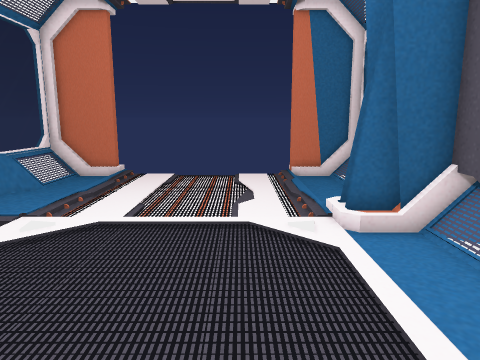
view 1 (above)

15 first-person views from a walk through a 3-D level made in the Unity game engine. The camera is 1.3 m above the floor, tilts 10° down and sees 70° across. The floor is counted in squares, 0.5 m on a side. Each view is taken from the middle of a square. On the plan, view 1 faces up. The plan holds only what a view shows up to about 20 squares ahead; the rest is blank. The player is left out. Door leaves are left out, so doorways stand open.

view 2
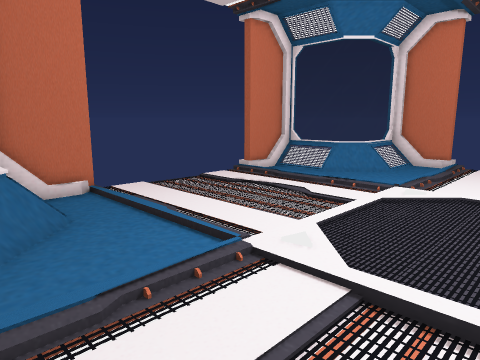

view 3
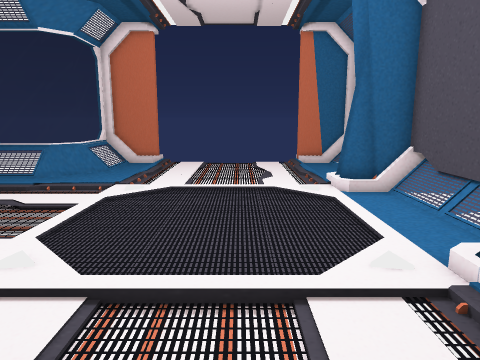

view 4
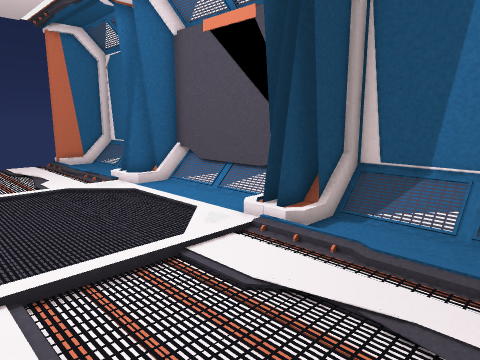

view 5
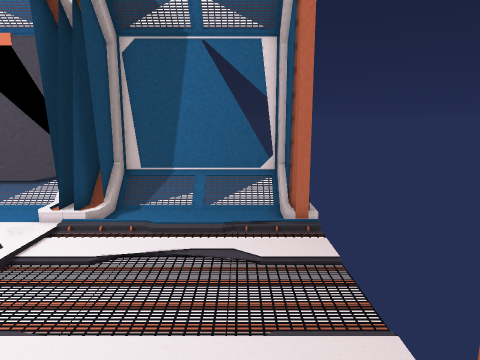

view 6
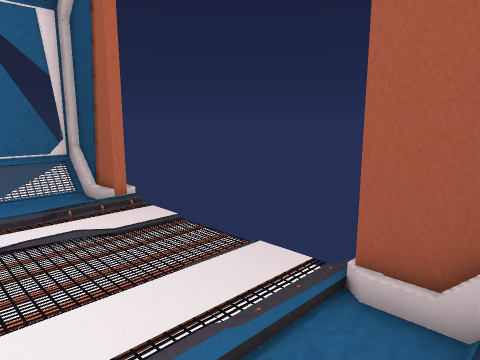

view 7
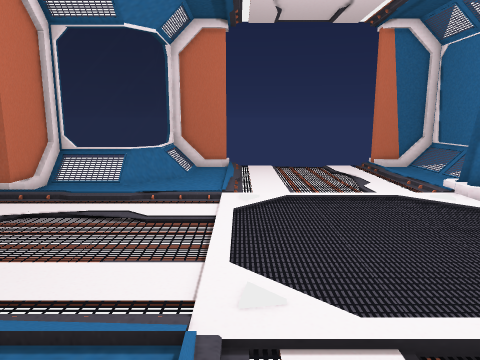

view 8
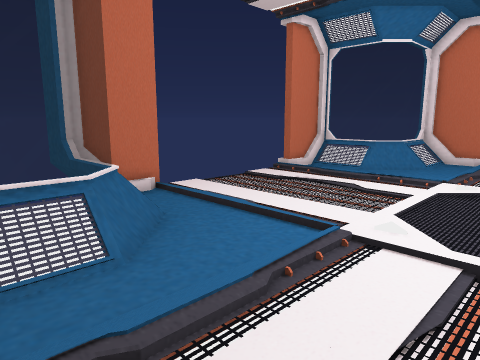

view 9
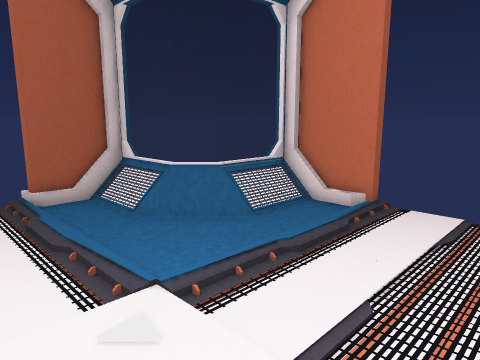

view 10
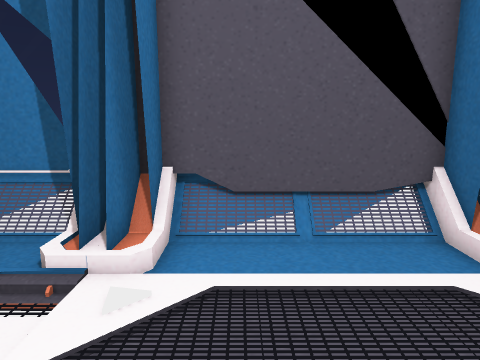

view 11
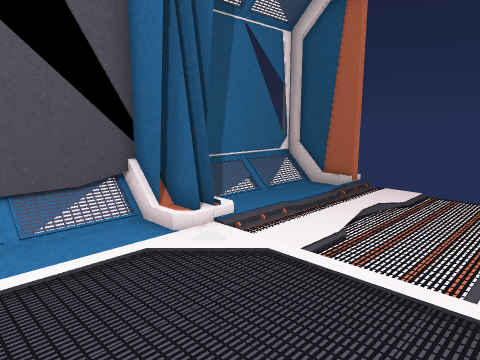

view 12
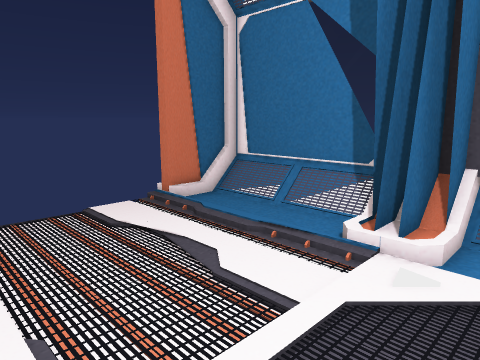

view 13
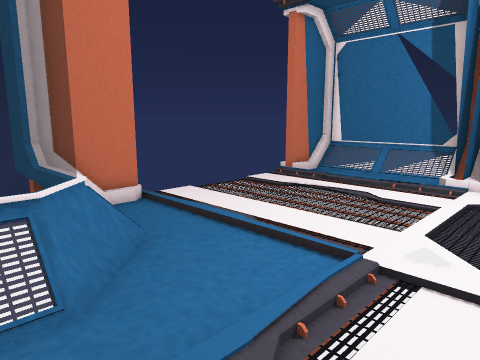

view 14
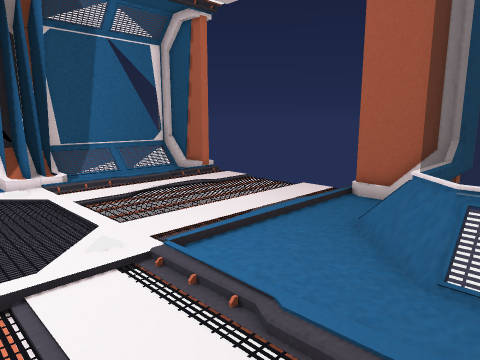

view 15
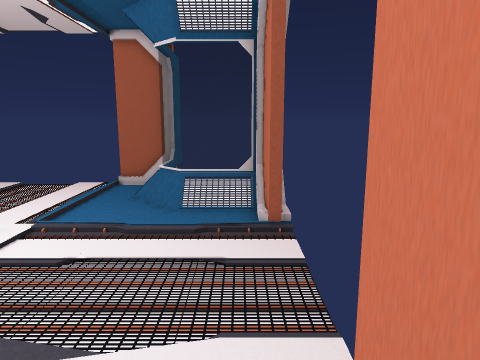

### Floor plan
Points are (right, up) in squares from view 1. A wall is a line through its corners. A room is listed if a view was taken in it or the views show most of it. See-through windows are left out.
Room 1 (views 1, 2, 3, 4, 5, 6, 7, 8, 9, 10, 11, 12, 13, 14, 15)
walls: (3.2, 1.3) (5, 1.3); (4.2, 0.8) (2.6, 0.8) (4.9, 0.8); (4.9, 0.3) (2.6, 0.3) (5, 0.3); (4.9, 7.8) (3.4, 7.8); (4.9, 8.3) (2.6, 8.3); (5, -0.2) (3.4, -0.2); (4.8, 8.8) (2.6, 8.8); (5.4, 9.6) (5.4, 15.6) (2.8, 15.6); (-12.6, 0.2) (-12.6, -2.4) (-12.1, -2.4); (-12.9, 0.8) (-12.9, -2.1); (-8.5, -5.9) (-8.5, -6.5) (-8.1, -6.5); (-8.2, -6.7) (-5.7, -6.7); (-6, 15.6) (-8.5, 15.6) (-8.5, 15); (2.4, -6.7) (5, -6.7); (-5.7, 15.8) (-8.2, 15.8); (-12.9, 11.2) (-12.9, 8.6); (-12.6, 11.6) (-12.6, 8.9); (5.4, -6.5) (5.4, -0.5) (3.5, -0.5); (5, 15.8) (2.4, 15.8)
low walls: (3.4, -0.5) (2.7, -0.5); (4.8, 1.7) (5.2, 1.7); (-9.1, -2.4) (-8.5, -3); (5.4, 7.5) (2.7, 7.5) (2.4, 7.8); (-8.1, 12.1) (-9.2, 11.1); (-8.6, 12.1) (-8.9, 11.7); (-12.6, 8.9) (-12.9, 8.6); (-5.7, 15.7) (-6, 15.6); (2.8, 15.6) (2.4, 15.9)
ways out: open door at (-13.5, 4.8); open door at (-2, -7); open door at (-1.8, 16.5)
objects: other object (5, 3) to (5, 7)

Where each view was taken, in squares from view 1:
view 1: 0 up, 0 right, facing up
view 2: 4 down, 1 left, facing up-left
view 3: 4 down, 1 left, facing up
view 4: 5 down, 4 left, facing up-right
view 5: 5 down, 8 left, facing right
view 6: 2 down, 8 left, facing down-right
view 7: 3 down, 5 left, facing up
view 8: 6 down, 2 left, facing up-left
view 9: 5 up, 3 left, facing down-left
view 10: 6 up, 3 left, facing right
view 11: 6 up, 4 left, facing down-right
view 12: 6 up, 4 left, facing up-right
view 13: 6 up, 11 left, facing up-right
view 14: 4 up, 11 left, facing down-right
view 15: 11 up, 12 left, facing down
